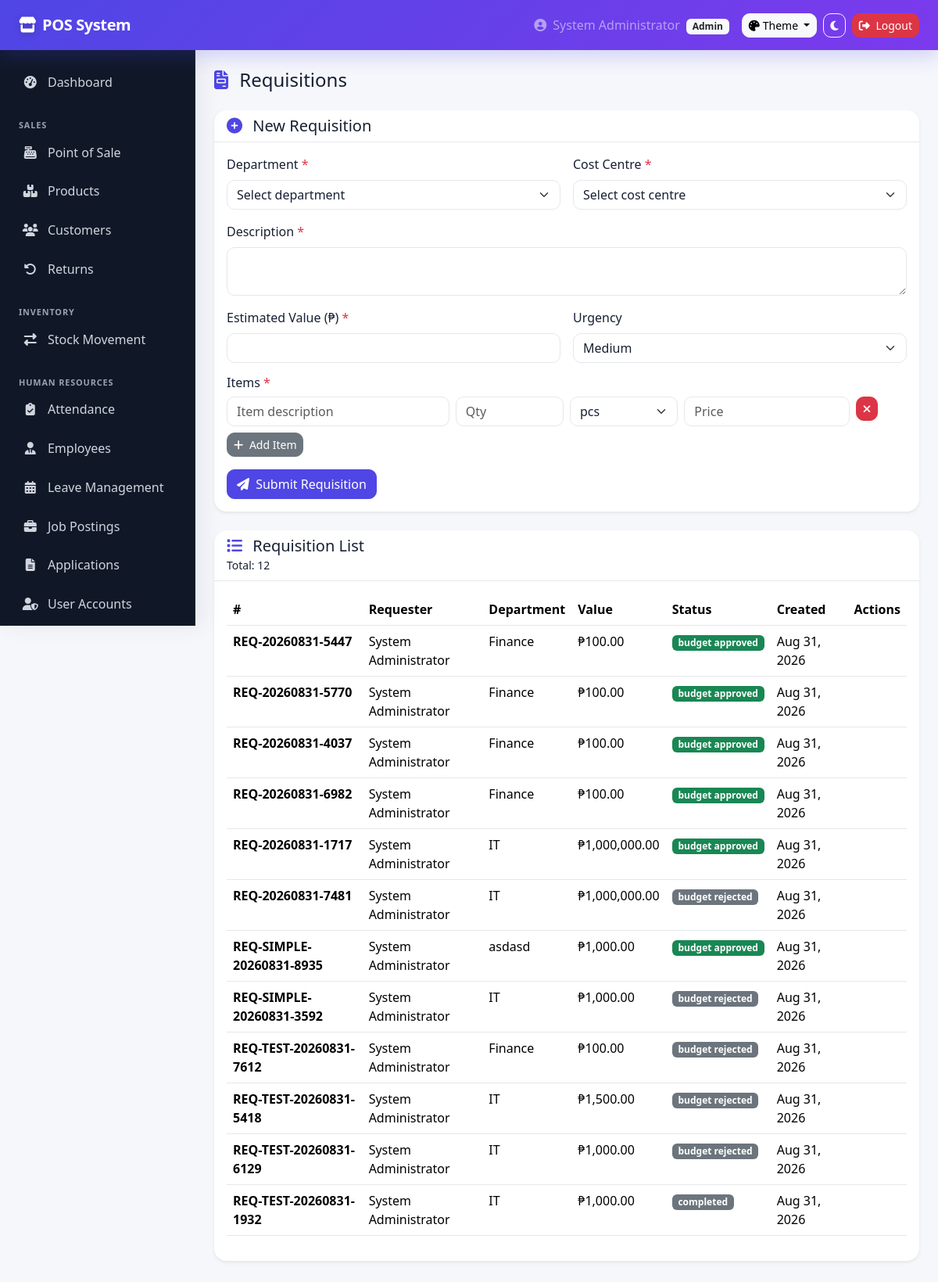
Screenshot of /modules/procurement/requisitions.php (signed in) with the database file from the repository.
### tables this page shows
CREATE TABLE `requisitions` (
  `id` int(11) NOT NULL,
  `req_number` varchar(50) NOT NULL,
  `requester_id` int(11) DEFAULT NULL,
  `department` varchar(100) DEFAULT NULL,
  `cost_centre` varchar(50) DEFAULT NULL,
  `description` text DEFAULT NULL,
  `estimated_value` decimal(12,2) DEFAULT NULL,
  `urgency` enum('low','medium','high','critical') DEFAULT 'medium',
  `status` enum('draft','pending_budget','budget_approved','budget_rejected','sourcing','completed') DEFAULT 'draft',
  `budget_owner_id` int(11) DEFAULT NULL,
  `finance_remarks` text DEFAULT NULL,
  `created_at` timestamp NOT NULL DEFAULT current_timestamp(),
  `updated_at` timestamp NOT NULL DEFAULT current_timestamp() ON UPDATE current_timestamp(),
  `budget_code` varchar(50) DEFAULT NULL,
  `budget_used` decimal(12,2) DEFAULT 0.00
);

CREATE TABLE `users` (
  `id` int(11) NOT NULL,
  `username` varchar(50) NOT NULL,
  `password` varchar(255) NOT NULL,
  `email` varchar(100) NOT NULL,
  `full_name` varchar(100) NOT NULL,
  `role_id` int(11) DEFAULT NULL,
  `is_active` tinyint(1) DEFAULT 1,
  `created_at` timestamp NOT NULL DEFAULT current_timestamp()
);

### modules/procurement/requisitions.php (the view, shortened to what this page needs)
<?php
$db = getDB();
$requisitions = $db->query("
    SELECT r.*, u.full_name as requester
    FROM requisitions r
    JOIN users u ON r.requester_id = u.id
    ORDER BY r.created_at DESC
")->fetchAll();
?>
<!DOCTYPE html>
<html lang="en" data-bs-theme="light" data-pos-theme="light" data-pos-palette="indigo">
<head>
    <link href="<?php echo BASE_PATH; ?>assets/vendor/bootstrap/bootstrap.min.css?v=20260913" rel="stylesheet">
    <link rel="stylesheet" href="<?php echo BASE_PATH; ?>assets/vendor/fontawesome/all.min.css?v=20260913">
    <link rel="stylesheet" href="<?php echo BASE_PATH; ?>assets/css/custom.css?v=20260913">
</head>
<body>
    <?php include BASE_PATH . 'includes/header.php'; ?>
    <div class="d-flex">
        <?php include BASE_PATH . 'includes/sidebar.php'; ?>
        <div class="main-content flex-grow-1 p-4">
            <h4 class="mb-4"><i class="fas fa-file-invoice me-2 text-primary"></i> Requisitions</h4>
            <div class="card border-0 shadow-sm mb-4">
                <div class="card-header bg-transparent">
                    <h5 class="mb-0"><i class="fas fa-plus-circle me-2 text-primary"></i> New Requisition</h5>
                </div>
                <div class="card-body">
                    <form method="POST" action="">
                        <div class="row g-3">
                            <div class="col-md-6">
                                <label class="form-label">Department <span class="text-danger">*</span></label>
                                <select name="department" class="form-select" required><option value="">Select department</option></select>
                            </div>
                            <div class="col-md-6">
                                <label class="form-label">Cost Centre <span class="text-danger">*</span></label>
                                <select name="cost_centre" class="form-select" required><option value="">Select cost centre</option></select>
                            </div>
                            <div class="col-12">
                                <label class="form-label">Description <span class="text-danger">*</span></label>
                                <textarea name="description" class="form-control" rows="2" required></textarea>
                            </div>
                            <div class="col-md-6">
                                <label class="form-label">Estimated Value (₱) <span class="text-danger">*</span></label>
                                <input type="number" step="0.01" name="estimated_value" class="form-control" required>
                            </div>
                            <div class="col-md-6">
                                <label class="form-label">Urgency</label>
                                <select name="urgency" class="form-select">
                                    <option value="medium" selected>Medium</option>
                                </select>
                            </div>
                            <div class="col-12">
                                <h6>Items <span class="text-danger">*</span></h6>
                                <div id="items-container">
                                    <div class="row g-2 item-row">
                                        <div class="col-4">
                                            <input type="text" name="items[0][description]" class="form-control" placeholder="Item description" required>
                                        </div>
                                        <div class="col-2">
                                            <input type="number" name="items[0][quantity]" class="form-control" placeholder="Qty" required>
                                        </div>
                                        <div class="col-2">
                                            <select name="items[0][unit]" class="form-select"><option value="pcs">pcs</option></select>
                                        </div>
                                        <div class="col-3">
                                            <input type="number" step="0.01" name="items[0][estimated_price]" class="form-control" placeholder="Price" required>
                                        </div>
                                        <div class="col-1">
                                            <button type="button" class="btn btn-danger btn-sm" onclick="this.closest('.item-row').remove()">
                                                <i class="fas fa-times"></i>
                                            </button>
                                        </div>
                                    </div>
                                </div>
                                <button type="button" class="btn btn-secondary btn-sm mt-2" onclick="addItemRow()">
                                    <i class="fas fa-plus me-1"></i> Add Item
                                </button>
                            </div>
                            <div class="col-12">
                                <button type="submit" name="create_requisition" class="btn btn-primary">
                                    <i class="fas fa-paper-plane me-1"></i> Submit Requisition
                                </button>
                            </div>
                        </div>
                    </form>
                </div>
            </div>
            <div class="card border-0 shadow-sm">
                <div class="card-header bg-transparent">
                    <h5 class="mb-0"><i class="fas fa-list me-2 text-primary"></i> Requisition List</h5>
                    <small>Total: <?php echo count($requisitions); ?></small>
                </div>
                <div class="card-body table-responsive">
                    <table class="table table-hover">
                        <thead>
                            <tr>
                                <th>#</th>
                                <th>Requester</th>
                                <th>Department</th>
                                <th>Value</th>
                                <th>Status</th>
                                <th>Created</th>
                                <th>Actions</th>
                            </tr>
                        </thead>
                        <tbody>
                            <?php if (empty($requisitions)): ?>
                            <tr>
                                <td colspan="7" class="text-center text-muted">No requisitions found</td>
                            </tr>
                            <?php else: ?>
                            <?php foreach($requisitions as $req): ?>
                            <tr>
                                <td><strong><?php echo $req['req_number']; ?></strong></td>
                                <td><?php echo $req['requester']; ?></td>
                                <td><?php echo $req['department']; ?></td>
                                <td>₱<?php echo number_format($req['estimated_value'], 2); ?></td>
                                <td>
                                    <span class="badge bg-<?php echo $req['status'] === 'budget_approved' ? 'success' : ($req['status'] === 'pending_budget' ? 'warning' : 'secondary'); ?>">
                                        <?php echo str_replace('_', ' ', $req['status']); ?>
                                    </span>
                                </td>
                                <td><?php echo date('M d, Y', strtotime($req['created_at'])); ?></td>
                                <td>
                                </td>
                            </tr>
                            <?php endforeach; ?>
                            <?php endif; ?>
                        </tbody>
                    </table>
                </div>
            </div>
        </div>
    </div>
</body>
</html>

### assets/css/custom.css (style rules this page uses)
:root { --pos-primary: #4f46e5; --pos-primary-rgb: 79,70,229; --pos-primary-2: #7c3aed; --pos-accent: #06b6d4; --pos-bg: #f5f7fb; --pos-surface: #ffffff; --pos-surface-2: #f8fafc; --pos-border: #e5e7eb; --pos-text: #172033; --pos-muted: #6b7280; --pos-sidebar: #101828; --pos-sidebar-text: #d0d5dd; --pos-shadow: 0 10px 30px rgba(15, 23, 42, .08); --pos-radius: 16px; --pos-transition: 260ms cubic-bezier(.2,.8,.2,1); }
html[data-pos-palette="indigo"] { --pos-primary:#4f46e5; --pos-primary-rgb:79,70,229; --pos-primary-2:#7c3aed; }
html { scroll-behavior:smooth; }
body { background: var(--pos-bg); color: var(--pos-text); transition: background-color var(--pos-transition), color var(--pos-transition); }
:root, html[data-pos-theme="dark"] { --bs-primary: var(--pos-primary); --bs-primary-rgb: var(--pos-primary-rgb); --bs-link-color: var(--pos-primary); --bs-link-hover-color: var(--pos-primary-2); --bs-body-bg: var(--pos-bg); --bs-body-color: var(--pos-text); --bs-border-color: var(--pos-border); }
.text-primary { color: var(--pos-primary) !important; }
.btn-primary { --bs-btn-bg: var(--pos-primary); --bs-btn-border-color: var(--pos-primary); --bs-btn-hover-bg: var(--pos-primary-2); --bs-btn-hover-border-color: var(--pos-primary-2); --bs-btn-active-bg: var(--pos-primary-2); --bs-btn-active-border-color: var(--pos-primary-2); }
.main-content { min-width: 0; padding-bottom: 2.5rem !important; }
.card, .modal-content, .dropdown-menu, .offcanvas { background-color: var(--pos-surface); color: var(--pos-text); border-color: var(--pos-border) !important; border-radius: var(--pos-radius) !important; box-shadow: var(--pos-shadow); }
.card { overflow: hidden; transition: transform var(--pos-transition), box-shadow var(--pos-transition), background-color var(--pos-transition); }
.card-header, .card-footer { border-color: var(--pos-border) !important; }
.card-header.bg-transparent { background: transparent !important; }
.form-control, .form-select, .input-group-text { background-color: var(--pos-surface) !important; color: var(--pos-text) !important; border-color: var(--pos-border) !important; border-radius: 10px; }
.table { --bs-table-bg: transparent; color: var(--pos-text); }
.table > :not(caption) > * > * { border-bottom-color: var(--pos-border); }
.btn { border-radius: 10px; transition: transform var(--pos-transition), box-shadow var(--pos-transition), background-color var(--pos-transition); }
*, *::before, *::after { transition-property: background-color, border-color, color, box-shadow; transition-duration: 180ms; transition-timing-function: ease; }
.main-content { min-width:0;min-height:calc(100vh - 56px) }
:root { --pos-sidebar-expanded: 250px; --pos-sidebar-collapsed: 78px; --pos-topbar-height: 64px; }

### rows the page displays
requisitions: req_number "REQ-20260831-5447", requester.full_name "System Administrator", department "Finance", estimated_value "100.00", status "budget approved", created_at "Aug 31, 2026"
requisitions: req_number "REQ-20260831-5770", requester.full_name "System Administrator", department "Finance", estimated_value "100.00", status "budget approved", created_at "Aug 31, 2026"
requisitions: req_number "REQ-20260831-4037", requester.full_name "System Administrator", department "Finance", estimated_value "100.00", status "budget approved", created_at "Aug 31, 2026"
requisitions: req_number "REQ-20260831-6982", requester.full_name "System Administrator", department "Finance", estimated_value "100.00", status "budget approved", created_at "Aug 31, 2026"
requisitions: req_number "REQ-20260831-1717", requester.full_name "System Administrator", department "IT", estimated_value "1,000,000.00", status "budget approved", created_at "Aug 31, 2026"
requisitions: req_number "REQ-20260831-7481", requester.full_name "System Administrator", department "IT", estimated_value "1,000,000.00", status "budget rejected", created_at "Aug 31, 2026"
requisitions: req_number "REQ-SIMPLE-20260831-8935", requester.full_name "System Administrator", department "asdasd", estimated_value "1,000.00", status "budget approved", created_at "Aug 31, 2026"
requisitions: req_number "REQ-SIMPLE-20260831-3592", requester.full_name "System Administrator", department "IT", estimated_value "1,000.00", status "budget rejected", created_at "Aug 31, 2026"
requisitions: req_number "REQ-TEST-20260831-7612", requester.full_name "System Administrator", department "Finance", estimated_value "100.00", status "budget rejected", created_at "Aug 31, 2026"
requisitions: req_number "REQ-TEST-20260831-5418", requester.full_name "System Administrator", department "IT", estimated_value "1,500.00", status "budget rejected", created_at "Aug 31, 2026"
requisitions: req_number "REQ-TEST-20260831-6129", requester.full_name "System Administrator", department "IT", estimated_value "1,000.00", status "budget rejected", created_at "Aug 31, 2026"
requisitions: req_number "REQ-TEST-20260831-1932", requester.full_name "System Administrator", department "IT", estimated_value "1,000.00", status "completed", created_at "Aug 31, 2026"

### other values shown
$siteTitle "POS System"
$_SESSION['full_name'] "System Administrator"
$_SESSION['role'] "Admin"
count($requisitions) "12"
